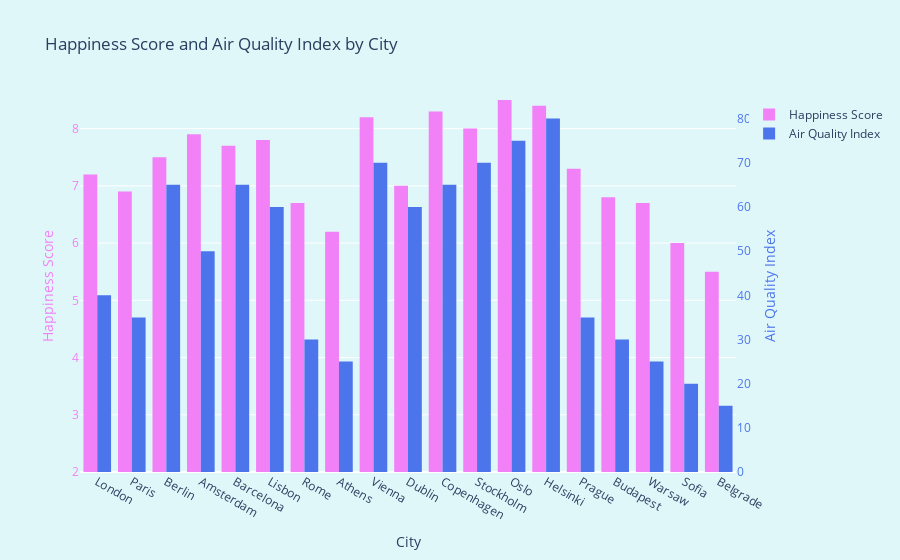

The cell this chart's notebook holds for it:
### Markdown cell above
In environmentally friendly countries, air quality tends to be higher due to several factors. These countries implement strict environmental regulations that control emissions from industrial activities, vehicles, and other pollution sources, reducing the levels of harmful pollutants in the air. The usage of clean energy sources such as wind, solar, and hydroelectric power minimizes reliance on fossil fuels, thereby lowering emissions of pollutants. Additionally, sustainable transportation options, including electric vehicles, public transportation, cycling, and walking, are promoted, reducing the number of traditional gasoline and diesel vehicles on the road. For these reasons, we chose to include air quality in our data story.

### Code cell
train_europe_df = train_df[train_df['City'].isin(european_cities)]

cities = train_europe_df['City']
air_quality_index = train_europe_df['Air_Quality_Index']
happiness_score = train_europe_df['Happiness_Score']

# Create traces for the bar chart
trace1 = go.Bar(
    x=cities,
    y=happiness_score,
    name='Happiness Score',
    yaxis='y1',
    offsetgroup=1,
    marker=dict(color='#F280F7')
)

trace2 = go.Bar(
    x=cities,
    y=(100 - air_quality_index),
    name='Air Quality Index',
    yaxis='y2',
    offsetgroup=2,
    marker=dict(color='#4c75eb')
)

# Create the layout with two y-axes
layout = go.Layout(
    title='Happiness Score and Air Quality Index by City',
    yaxis=dict(
        title='Happiness Score',
        titlefont=dict(color='#F280F7'),
        tickfont=dict(color='#F280F7'),
        range=[2, max(happiness_score)]
    ),
    yaxis2=dict(
        title='Air Quality Index',
        titlefont=dict(color='#4c75eb'),
        tickfont=dict(color='#4c75eb'),
        overlaying='y',
        side='right',
        showgrid=False,
    ),
    xaxis=dict(
        title='City'
    ),
    barmode='group'
)

# Create the figure
fig = go.Figure(data=[trace1, trace2], layout=layout)

# Show the plot
fig.show()

### Figure 1 — Plotly figure (JSON) as saved in the notebook; plotly's stock layout.template omitted (floating-point values rounded to 4 significant figures)
{"data": [{"marker": {"color": "#F280F7"}, "name": "Happiness Score", "offsetgroup": "1", "type": "bar", "x": ["London", "Paris", "Berlin", "Amsterdam", "Barcelona", "Lisbon", "Rome", "Athens", "Vienna", "Dublin", "Copenhagen", "Stockholm", "Oslo", "Helsinki", "Prague", "Budapest", "Warsaw", "Sofia", "Belgrade"], "y": [7.2, 6.9, 7.5, 7.9, 7.7, 7.8, 6.7, 6.2, 8.2, 7, 8.3, 8, 8.5, 8.4, 7.3, 6.8, 6.7, 6, 5.5], "yaxis": "y"}, {"marker": {"color": "#4c75eb"}, "name": "Air Quality Index", "offsetgroup": "2", "type": "bar", "x": ["London", "Paris", "Berlin", "Amsterdam", "Barcelona", "Lisbon", "Rome", "Athens", "Vienna", "Dublin", "Copenhagen", "Stockholm", "Oslo", "Helsinki", "Prague", "Budapest", "Warsaw", "Sofia", "Belgrade"], "y": [40, 35, 65, 50, 65, 60, 30, 25, 70, 60, 65, 70, 75, 80, 35, 30, 25, 20, 15], "yaxis": "y2"}], "layout": {"barmode": "group", "title": {"text": "Happiness Score and Air Quality Index by City"}, "xaxis": {"title": {"text": "City"}}, "yaxis": {"range": [2, 8.5], "tickfont": {"color": "#F280F7"}, "title": {"font": {"color": "#F280F7"}, "text": "Happiness Score"}}, "yaxis2": {"overlaying": "y", "showgrid": false, "side": "right", "tickfont": {"color": "#4c75eb"}, "title": {"font": {"color": "#4c75eb"}, "text": "Air Quality Index"}}}}
